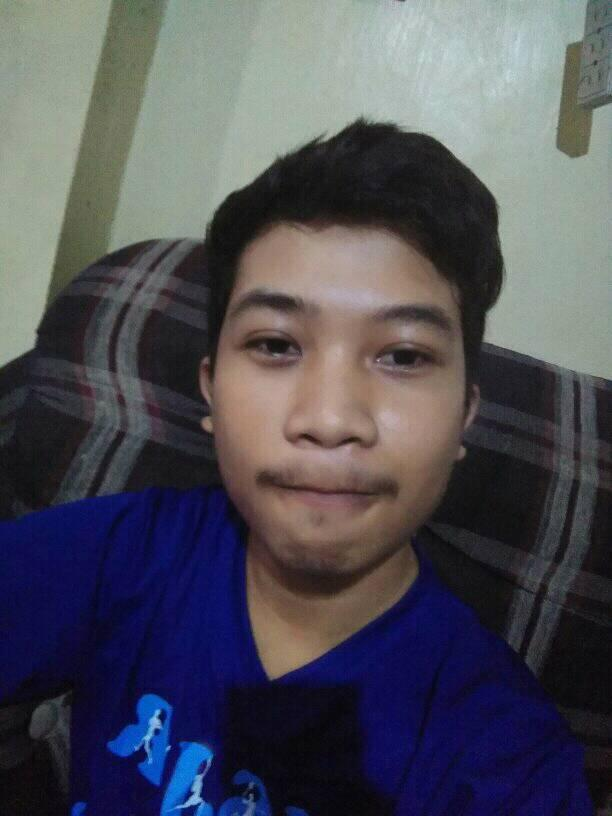
#> input picture profile.jpg, 612 x 816 px
$ python 'activity 3.py'
#> lines starting #> are read from the running program, lines starting #| are printed output that depends on the picture
import cv2
import matplotlib.pyplot as plt


def read_img(img_name):
#> called with img_name = 'profile.jpg'
    img = cv2.imread(img_name)
#> img is the input picture: shape (816, 612, 3); mean B, G, R 88.5, 79.3, 79.7
    return img


def display_img(img, name):
    cv2.imshow(name, img)
    cv2.waitKey(0)
    cv2.destroyAllWindows()

# function that plot the histogram of 2 different images
def plot_histogram(img, name):
#> called with name = 'profile1'
    hist = cv2.calcHist([img], [0], None, [256], [0, 256])
#> hist = 256 values, max 5670 at index 76, min 0 at index 0, mean 1950.8
    plt.plot(hist, label=name, alpha=0.7, linewidth=1)
    plt.show()
#> figure, not shown here; curve peaks at x = 76, y = 5670
    return hist


def print_shape_and_size(img):
    print('Shape: ', img.shape)
    print('Size: ', img.size)


def loop(img, name):
    display_img(img, name)
    hist = plot_histogram(img, name)
    print(hist)
#> (printed output is left out)
    img1 = plot_channels(img)
#> img1 = ('b', 'g', 'r')
    display_histogram(img)


def separate_channels(img):
    # split the image into 3 channels
    b, g, r = cv2.split(img)
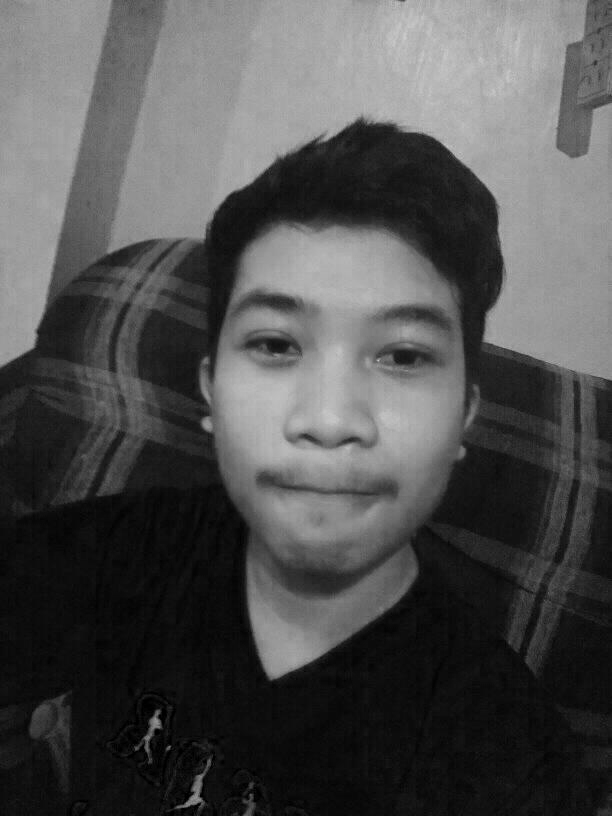
#> r: shape (816, 612); min 0, max 204, mean 79.7
    print('Shape of blue channel: ', b.shape)
#| Shape of blue channel:  (816, 612)
    print('Shape of green channel: ', g.shape)
#| Shape of green channel:  (816, 612)
    print('Shape of red channel: ', r.shape)
#| Shape of red channel:  (816, 612)
    return b, g, r

# plot the different channels
def plot_channels(img):
    color = ('b', 'g', 'r')
    for i, col in enumerate(color):
        histr = cv2.calcHist([img], [i], None, [256], [0, 256])
        plt.plot(histr, color=col)
        plt.xlim([0, 256])
        plt.show()
    return color

# Display the histograms with the source image in one figure.
# The histograms of the three channels are displayed in the same figure.
def display_histogram(img):
    b, g, r = separate_channels(img)
    plt.subplot(2, 2, 1)
    plt.imshow(img)
    plt.title('Original Image')
    plt.xticks([]), plt.yticks([])
    plt.subplot(2, 2, 2)
    plt.hist(b.ravel(), 256, [0, 256])
    plt.title('Blue Channel')
    plt.xticks([]), plt.yticks([]) # locates the x-axis ticks and y-axis ticks
    plt.subplot(2, 2, 3)
    plt.hist(g.ravel(), 256, [0, 256])
    plt.title('Green Channel')
    plt.xticks([]), plt.yticks([])
    plt.subplot(2, 2, 4)
    plt.hist(r.ravel(), 256, [0, 256])
    plt.title('Red Channel')
    plt.xticks([]), plt.yticks([])
    plt.show()
#> figure, not shown here; B, G, R data is drawn as R, G, B


if __name__ == '__main__':
    img1 = read_img("profile.jpg")
    img1 = loop(img1, "profile1")
    img2 = read_img("prof2.jpg")
#> call 2 of read_img, with img_name = 'prof2.jpg'
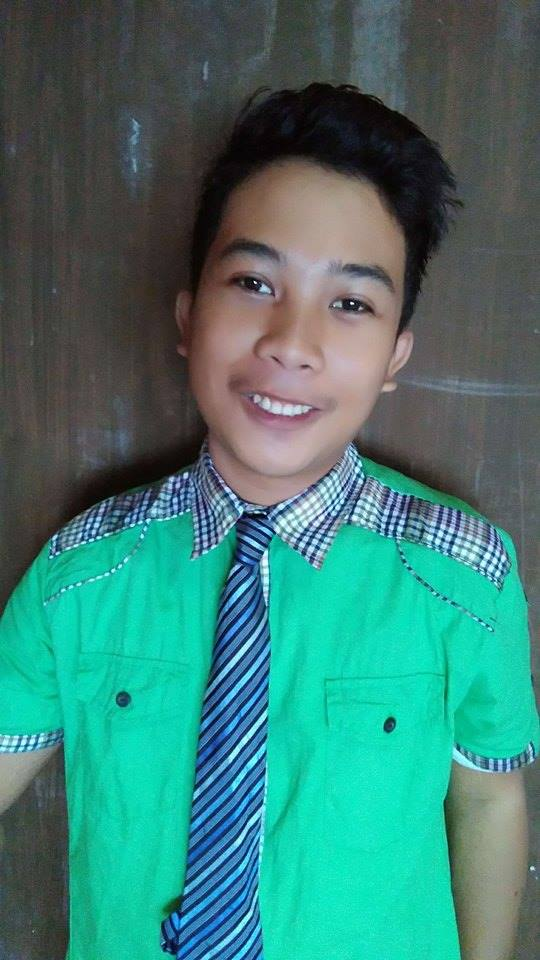
#> input picture prof2.jpg, 540 x 960 px
#> in read_img, img is the input picture: shape (960, 540, 3); mean B, G, R 115.3, 124.8, 60.6
    img2 = loop(img2, "profile2")
#> call 2 of plot_histogram, with name = 'profile2'
#> in plot_histogram (call 2), `hist = cv2.calcHist([img], [0], None, [256], [0, 256])`: hist = 256 values, max 5855 at index 180, min 130 at index 0, mean 2025
#> in plot_histogram (call 2), `plt.show()`:
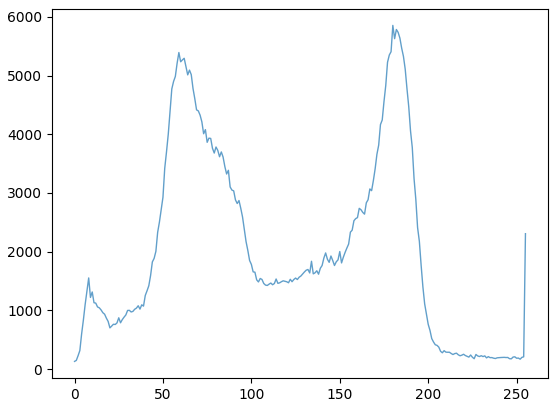
#> figure drawn by matplotlib, 1 panel; curve peaks at x = 180, y = 5855
#> (printed output is left out)
#> in separate_channels (call 2), `b, g, r = cv2.split(img)`:
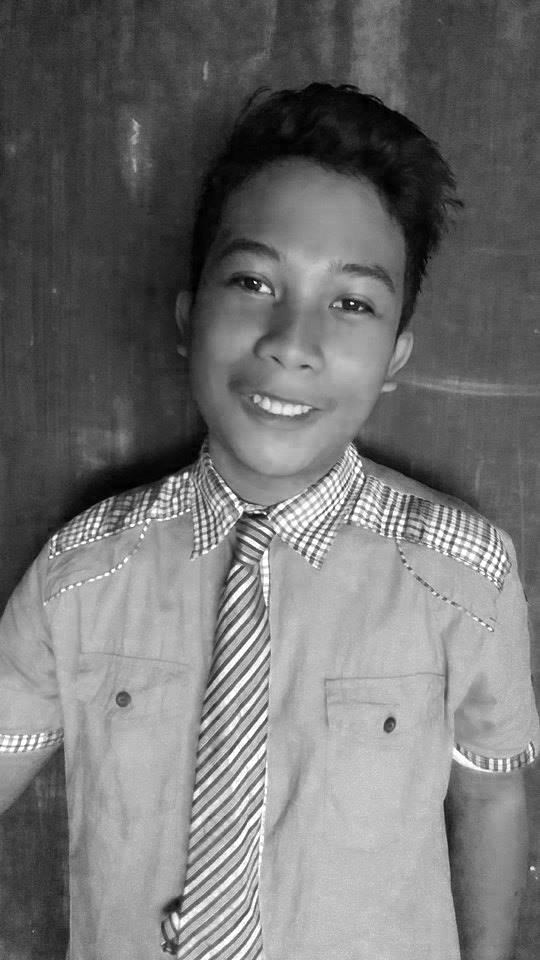
#> b: shape (960, 540); min 0, max 255, mean 115.3
#> in separate_channels (call 2), `b, g, r = cv2.split(img)`:
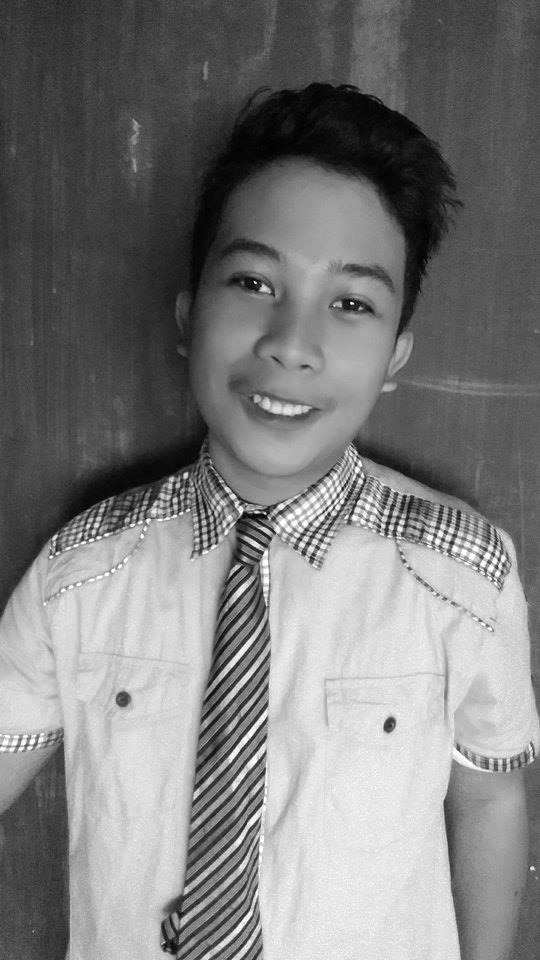
#> g: shape (960, 540); min 0, max 255, mean 124.8
#> in separate_channels (call 2), `b, g, r = cv2.split(img)`:
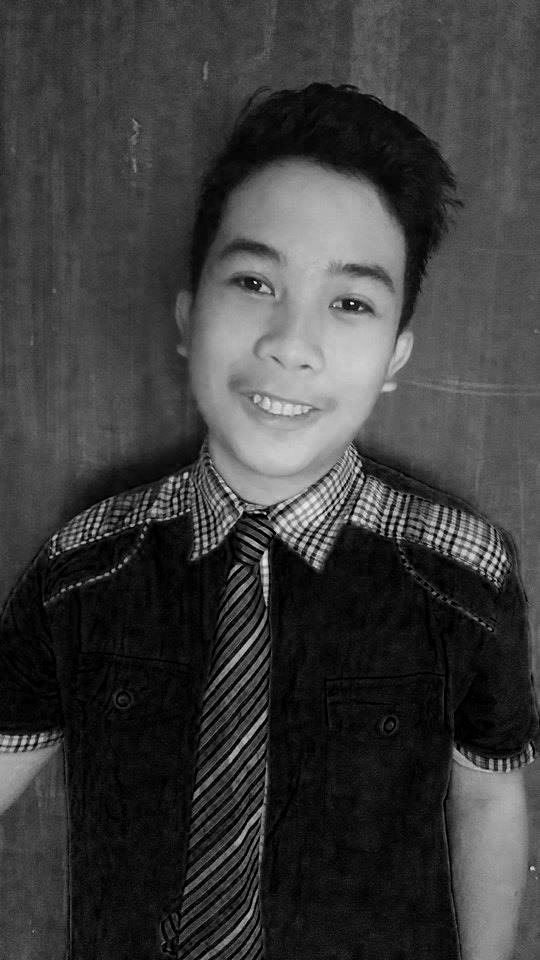
#> r: shape (960, 540); min 0, max 254, mean 60.6
#| Shape of blue channel:  (960, 540)
#| Shape of green channel:  (960, 540)
#| Shape of red channel:  (960, 540)
#> in display_histogram (call 2), `plt.show()`:
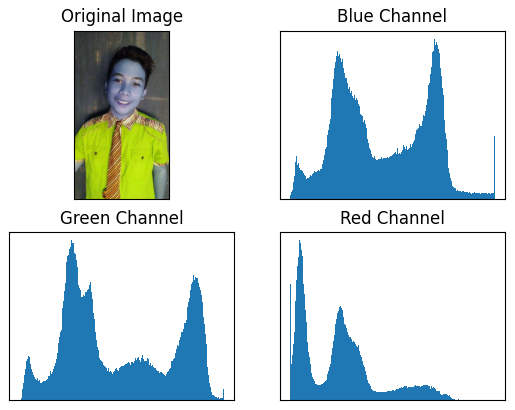
#> figure drawn by matplotlib, 4 panels; B, G, R data is drawn as R, G, B
